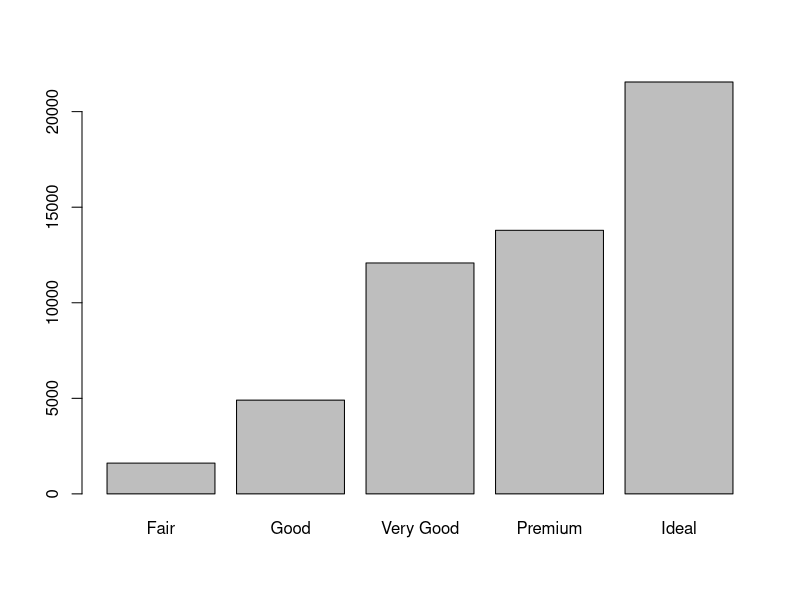
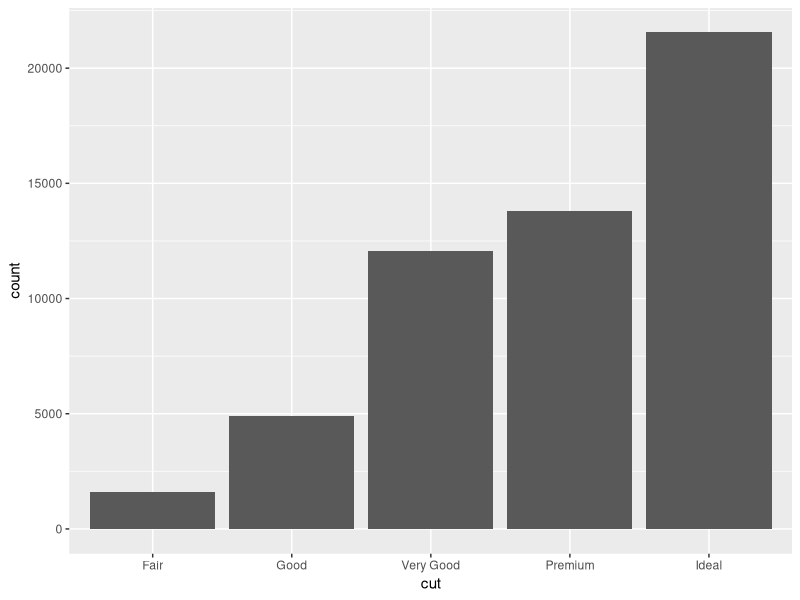
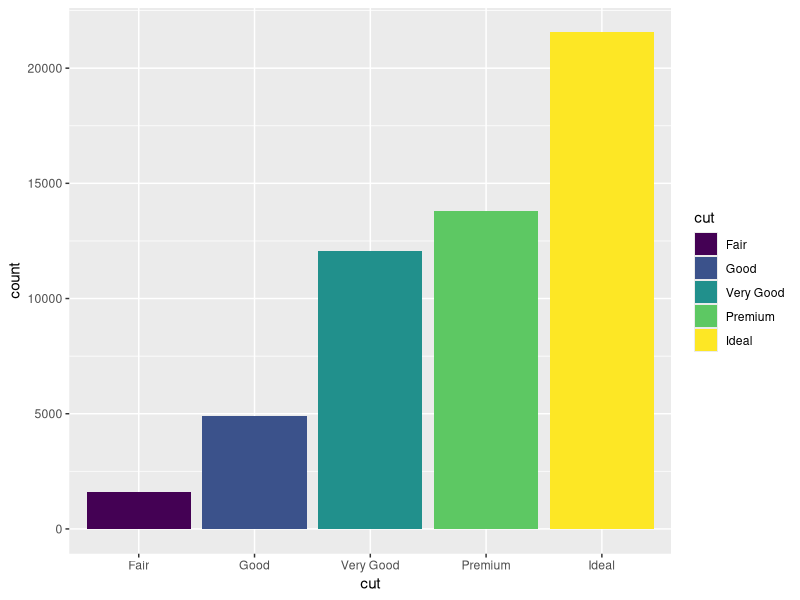
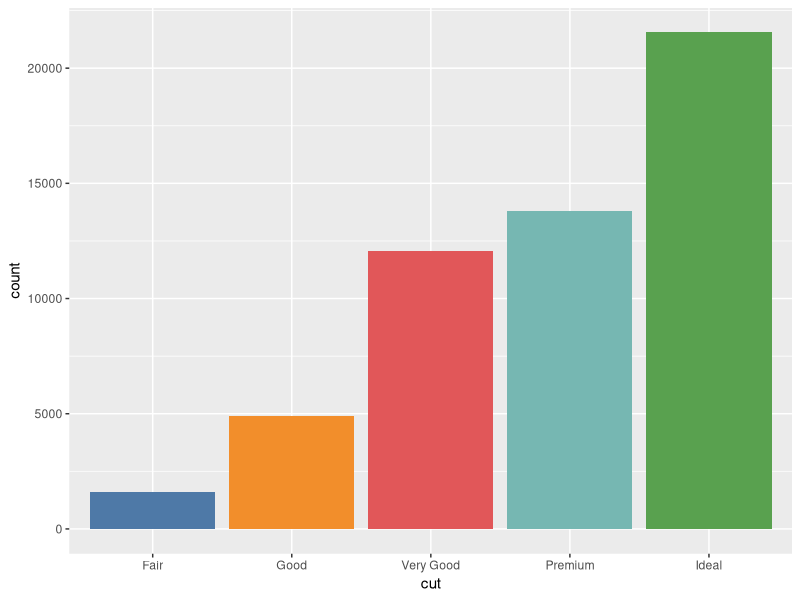
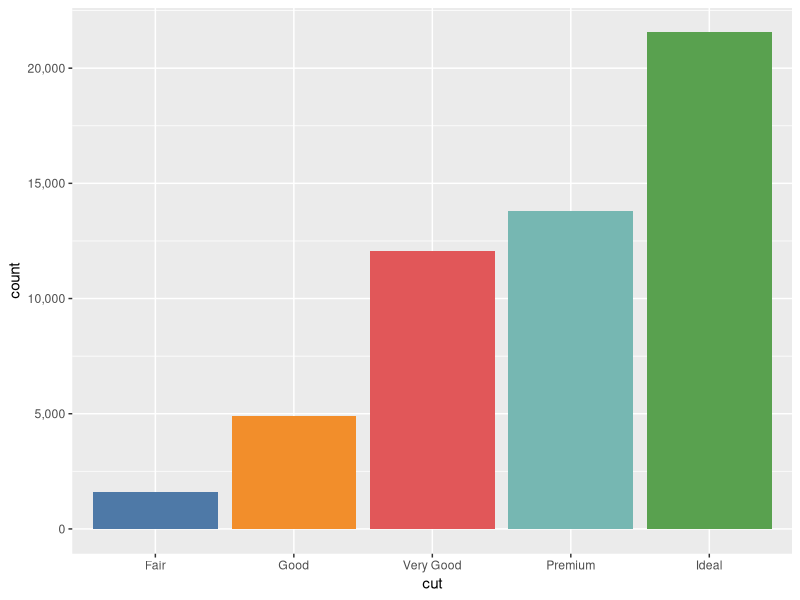
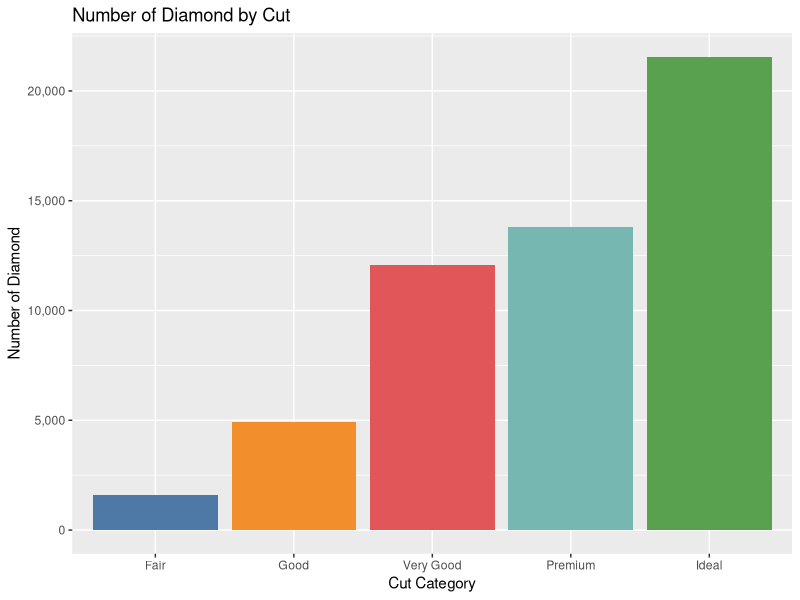

Write R code to recreate these figures, in order.
library(ggplot2)
diamonds

barplot(table(diamonds$cut))

ggplot(data = diamonds, mapping = aes(x = cut)) + 
  geom_bar()

ggplot(data = diamonds, mapping = aes(x = cut, fill = cut)) + 
  geom_bar()

palette.pals()

ggplot(data = diamonds, mapping = aes(x = cut, fill = cut)) + 
  geom_bar() + 
  scale_fill_manual(
    values = as.vector(
      x = palette.colors(
        n = 8, 
        palette = "Tableau 10"
        )
      )
    ) + 
  theme(legend.position = "none")

library(scales)
ggplot(data = diamonds, mapping = aes(x = cut, fill = cut)) + 
  geom_bar() + 
  scale_fill_manual(
    values = as.vector(
      x = palette.colors(
        n = 8, 
        palette = "Tableau 10"
        )
      )
    ) + 
  scale_y_continuous(labels = comma) + 
  theme(legend.position = "none")

ggplot(data = diamonds, mapping = aes(x = cut, fill = cut)) + 
  geom_bar() + 
  scale_fill_manual(
    values = as.vector(
      x = palette.colors(
        n = 8, 
        palette = "Tableau 10"
        )
      )
    ) + 
  scale_y_continuous(labels = comma) + 
  labs(title = "Number of Diamond by Cut", 
       x = "Cut Category", 
       y = "Number of Diamond") + 
  theme(legend.position = "none")
